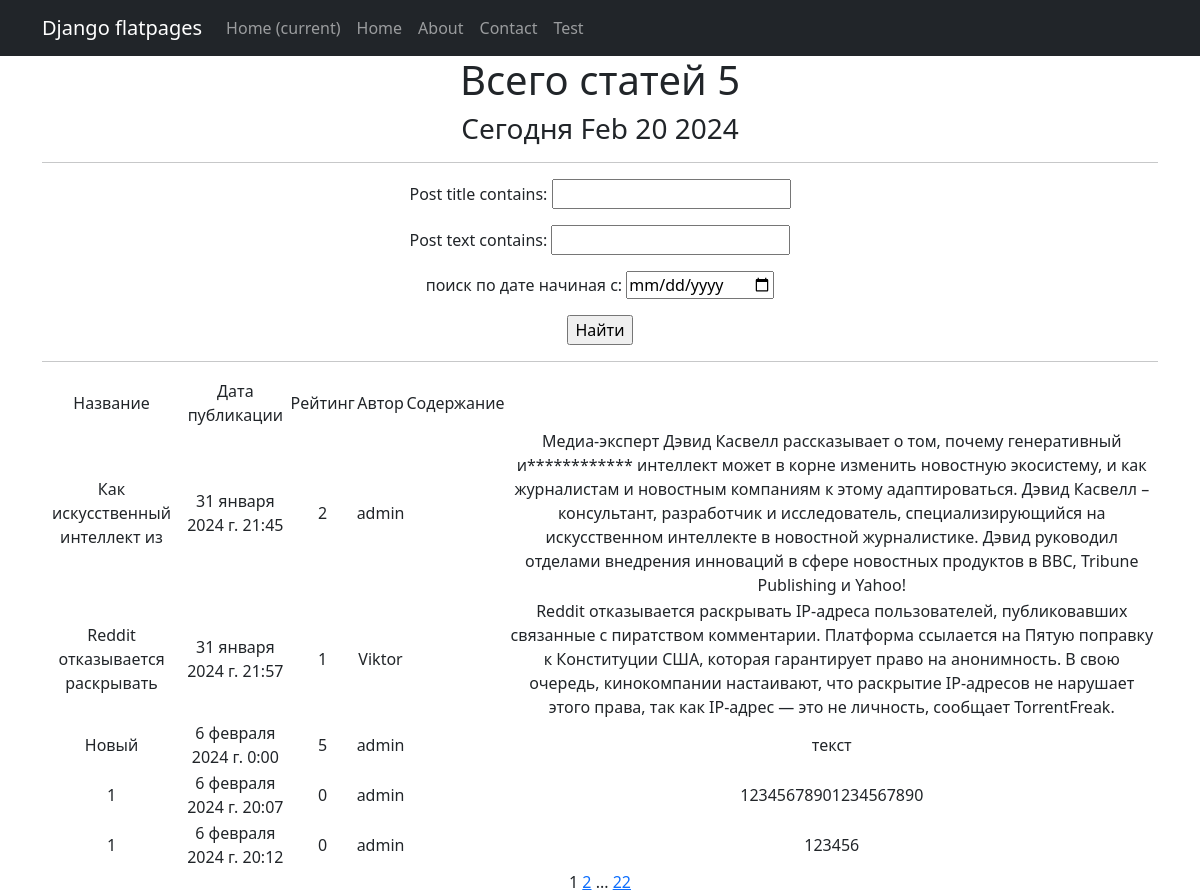
The app's page /news/search/ with its own data.
### news/models.py (models this page shows, shortened)
class Post(models.Model):
    post_author = models.ForeignKey('Author', on_delete=models.CASCADE)
    post_choice = models.CharField(max_length=2,
                                   choices=TYPE,
                                   default=news)
    post_date = models.DateTimeField(auto_now_add=True)
    post_category = models.ManyToManyField('Category', through='PostCategory')
    post_title = models.CharField(max_length=30)
    post_text = models.TextField()
    post_rating = models.IntegerField(default=0)

class Author(models.Model):
    user = models.OneToOneField(User, on_delete=models.CASCADE)
    author_rating = models.IntegerField(default=0)
    def __str__(self):
        return self.user.username

### news/views.py (the view)
# urls.py: path('search/', PostSearch.as_view(), name='post_search'),
class PostSearch(ListView):  # поиск поста
    model = Post
    template_name = 'article_search.html'
    context_object_name = 'post_news'
    paginate_by = 5
    def get_queryset(self):  # получаем обычный запрос
        queryset = super().get_queryset()  # используем наш класс фильтрации
        self.filterset = PostFilter(self.request.GET, queryset)
        return self.filterset.qs
    def get_context_data(self, **kwargs):
        context = super().get_context_data(**kwargs)
        context['filterset'] = self.filterset
        return context

### news/templatetags/custom_filters.py (called while the page is built)
@register.filter()
def cenzor(value):
    badwords = ["искусственный"]
    splitwords = value.split()
    for i in range(len(splitwords)):
        if splitwords[i] in badwords:
            firstletter = splitwords[i][0]
            newvalue=firstletter +"*"*(len(splitwords[i])-1)
            splitwords[i] = newvalue
    result = " ".join(splitwords)
    return f'{result}'

### news/templatetags/custom_tags.py (called while the page is built)
@register.simple_tag()
def current_time(format_string='%b %d %Y'):
   return datetime.utcnow().strftime(format_string)

@register.simple_tag(takes_context=True)
def url_replace(context, **kwargs):
   d = context['request'].GET.copy()
   for k, v in kwargs.items():
       d[k] = v
   return d.urlencode()

### templates/article_search.html (shortened to what this page needs)
{% extends 'flatpages/default.html' %}
{% load custom_filters %}
{% load custom_tags %}
{% block content %}
   <h1>Всего статей {{ post_news.count }} </h1>
   <h3>Сегодня {% current_time '%b %d %Y' %}</h3>
   <hr>
   <form action="" method="get">
       {{ filterset.form.as_p }}
       <input type="submit" value="Найти" />
   </form>
   <hr>
   {% if post_news %}
       <table>
           <tr>
               <td>Название</td>
               <td>Дата публикации</td>
               <td>Рейтинг</td>
               <td>Автор</td>
               <td>Содержание</td>
           </tr>
           {% for product in post_news %}
           <tr>
               <td>{{ product.post_title }}</td>
               <td>{{ product.post_date }}</td>
               <td>{{ product.post_rating }}</td>
               <td>{{ product.post_author}}</td>
               <td>{{ post_detail.post_category }}</td>
               <td>{{ product.post_text|cenzor }}</td>
           </tr>
           {% endfor %}
       </table>
   {% else %}
       <h2>Статей нет!</h2>
   {% endif %}
   {{ page_obj.number }}
   {% if page_obj.has_next %}
       <a href="?{% url_replace page=page_obj.next_page_number %}">{{ page_obj.next_page_number }}</a>
       {% if paginator.num_pages != page_obj.next_page_number %}
           ...
           <a href="?{% url_replace page=page_obj.paginator.num_pages %}">{{ page_obj.paginator.num_pages }}</a>
       {% endif %}
   {% endif %}
{% endblock content %}

### records on screen
Post: post_title "Как искусственный интеллект из", post_date "31 января 2024 г. 21:45", post_rating "2", post_author "admin", post_text|cenzor "Медиа-эксперт Дэвид Касвелл рассказывает о том, почему генеративный и************ интеллект может в корне изменить новостную экосистему, и как журналистам и новостным компаниям к этому адаптироваться. Дэвид Касвелл – консультант, разработчик и исследователь, специализирующийся на искусственном интеллекте в новостной журналистике. Дэвид руководил отделами внедрения инноваций в сфере новостных продуктов в BBC, Tribune Publishing и Yahoo!"
Post: post_title "Reddit отказывается раскрывать", post_date "31 января 2024 г. 21:57", post_rating "1", post_author "Viktor", post_text|cenzor "Reddit отказывается раскрывать IP-адреса пользователей, публиковавших связанные с пиратством комментарии. Платформа ссылается на Пятую поправку к Конституции США, которая гарантирует право на анонимность. В свою очередь, кинокомпании настаивают, что раскрытие IP-адресов не нарушает этого права, так как IP-адрес — это не личность, сообщает TorrentFreak."
Post: post_title "Новый", post_date "6 февраля 2024 г. 0:00", post_rating "5", post_author "admin", post_text|cenzor "текст"
Post: post_title "1", post_date "6 февраля 2024 г. 20:07", post_rating "0", post_author "admin", post_text|cenzor "12345678901234567890"
Post: post_title "1", post_date "6 февраля 2024 г. 20:12", post_rating "0", post_author "admin", post_text|cenzor "123456"

### other values on screen
{{ post_news.count }} "5"
{{ page_obj.number }} "1"
{{ page_obj.next_page_number }} "2"
{{ page_obj.paginator.num_pages }} "22"
